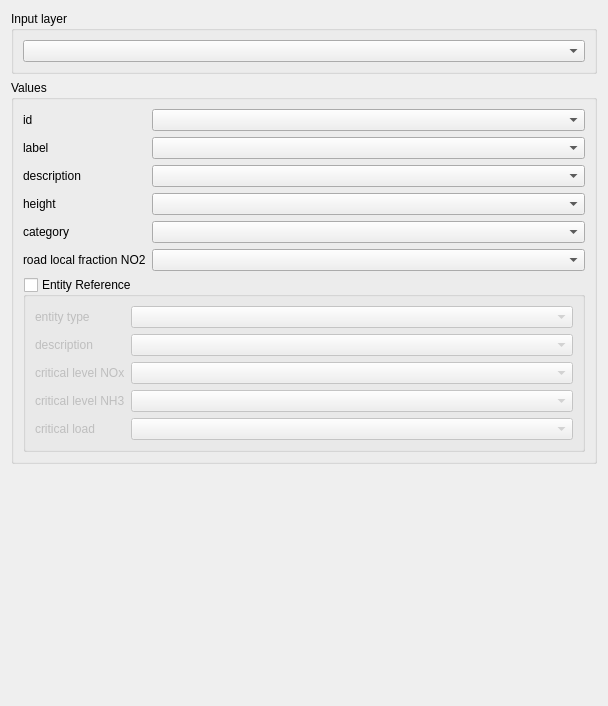
         <widget class="QWidget" name="scrollAreaWidgetContents_4">
          <property name="geometry">
           <rect>
            <x>0</x>
            <y>0</y>
            <width>608</width>
            <height>706</height>
           </rect>
          </property>
          <layout class="QVBoxLayout" name="verticalLayout_9">
           <item>
            <widget class="QGroupBox" name="group_cp_layer">
             <property name="title">
              <string>Input layer</string>
             </property>
             <layout class="QGridLayout" name="gridLayout_12">
              <item row="0" column="0">
               <widget class="QgsMapLayerComboBox" name="combo_layer_cp"/>
              </item>
             </layout>
            </widget>
           </item>
           <item>
            <widget class="QGroupBox" name="group_cp_values">
             <property name="title">
              <string>Values</string>
             </property>
             <layout class="QVBoxLayout" name="verticalLayout_12">
              <item>
               <layout class="QFormLayout" name="formLayout_8">
                <item row="0" column="0">
                 <widget class="QLabel" name="label_cp_id">
                  <property name="text">
                   <string>id</string>
                  </property>
                 </widget>
                </item>
                <item row="0" column="1">
                 <widget class="QgsFieldComboBox" name="fcb_cp_id"/>
                </item>
                <item row="1" column="1">
                 <widget class="QgsFieldComboBox" name="fcb_cp_label"/>
                </item>
                <item row="1" column="0">
                 <widget class="QLabel" name="label_cp_label">
                  <property name="text">
                   <string>label</string>
                  </property>
                 </widget>
                </item>
                <item row="2" column="1">
                 <widget class="QgsFieldComboBox" name="fcb_cp_description"/>
                </item>
                <item row="2" column="0">
                 <widget class="QLabel" name="label_cp_description">
                  <property name="text">
                   <string>description</string>
                  </property>
                 </widget>
                </item>
                <item row="3" column="1">
                 <widget class="QgsFieldComboBox" name="fcb_cp_height"/>
                </item>
                <item row="3" column="0">
                 <widget class="QLabel" name="label_cp_height">
                  <property name="text">
                   <string>height</string>
                  </property>
                 </widget>
                </item>
                <item row="4" column="1">
                 <widget class="QgsFieldComboBox" name="fcb_cp_category"/>
                </item>
                <item row="4" column="0">
                 <widget class="QLabel" name="label_cp_category">
                  <property name="text">
                   <string>category</string>
                  </property>
                 </widget>
                </item>
                <item row="5" column="1">
                 <widget class="QgsFieldComboBox" name="fcb_cp_local_fraction_no2"/>
                </item>
                <item row="5" column="0">
                 <widget class="QLabel" name="label_cp_local_fraction_no2">
                  <property name="text">
                   <string>road local fraction NO2</string>
                  </property>
                 </widget>
                </item>
               </layout>
              </item>
              <item>
               <widget class="QGroupBox" name="group_cp_er">
                <property name="title">
                 <string>Entity Reference</string>
                </property>
                <property name="checkable">
                 <bool>true</bool>
                </property>
                <property name="checked">
                 <bool>false</bool>
                </property>
                <layout class="QFormLayout" name="formLayout_17">
                 <item row="0" column="1">
                  <widget class="QgsFieldComboBox" name="fcb_cp_er_type"/>
                 </item>
                 <item row="0" column="0">
                  <widget class="QLabel" name="label_cp_er_type">
                   <property name="text">
                    <string>entity type</string>
                   </property>
                  </widget>
                 </item>
                 <item row="1" column="0">
                  <widget class="QLabel" name="label_cp_er_description">
                   <property name="text">
                    <string>description</string>
                   </property>
                  </widget>
                 </item>
                 <item row="1" column="1">
                  <widget class="QgsFieldComboBox" name="fcb_cp_er_description"/>
                 </item>
                 <item row="2" column="0">
                  <widget class="QLabel" name="label_cp_er_cl_nox">
                   <property name="text">
                    <string>critical level NOx</string>
                   </property>
                  </widget>
                 </item>
                 <item row="2" column="1">
                  <widget class="QgsFieldComboBox" name="fcb_cp_er_cl_nox"/>
                 </item>
                 <item row="3" column="0">
                  <widget class="QLabel" name="label_cp_er_cl_nh3">
                   <property name="text">
                    <string>critical level NH3</string>
                   </property>
                  </widget>
                 </item>
                 <item row="3" column="1">
                  <widget class="QgsFieldComboBox" name="fcb_cp_er_cl_nh3"/>
                 </item>
                 <item row="4" column="0">
                  <widget class="QLabel" name="label_cp_er_cl_load">
                   <property name="text">
                    <string>critical load</string>
                   </property>
                  </widget>
                 </item>
                 <item row="4" column="1">
                  <widget class="QgsFieldComboBox" name="fcb_cp_er_cl_load"/>
                 </item>
                </layout>
               </widget>
              </item>
             </layout>
            </widget>
           </item>
           <item>
            <spacer name="verticalSpacer_16">
             <property name="orientation">
              <enum>Qt::Vertical</enum>
             </property>
             <property name="sizeHint" stdset="0">
              <size>
               <width>20</width>
               <height>40</height>
              </size>
             </property>
            </spacer>
           </item>
          </layout>
         </widget>
